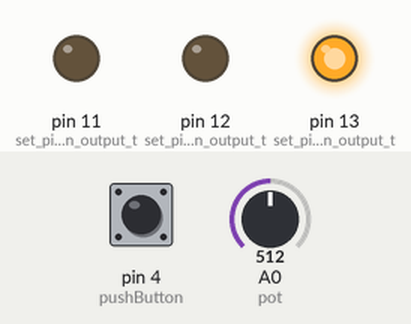
Recording of a sketch running on a simulated Arduino Uno, built with avr-gcc and run on an emulated ATmega328P. Parts: output pins drawn as LEDs (lit = HIGH). The inputs (shaded band) are chosen by the test bench; at power-on: A0 (pot) = 512, pin 4 (pushButton) LOW. What the sketch prints to the serial monitor is not drawn.

Above: at 1.2 s.
1.3 s: A0 (pot) set to 683
2.8 s: A0 (pot) set to 710
At 3.7 s:
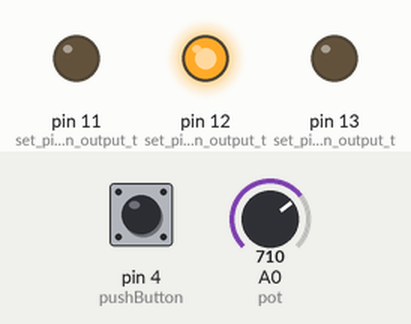
4.3 s: pin 4 (pushButton) pulled HIGH for 0.15 s
At 4.38 s:
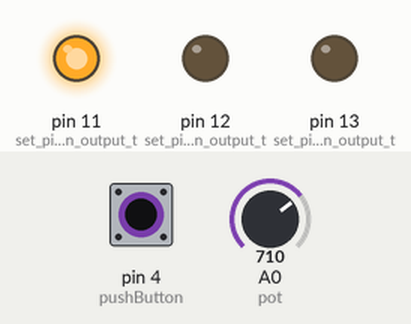
5.9 s: pin 4 (pushButton) pulled HIGH for 3.2 s
At 9.6 s:
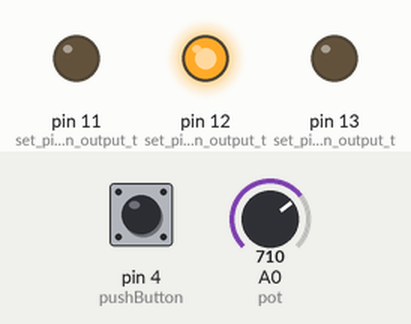
10.6 s: A0 (pot) set to 690
At 11.9 s:
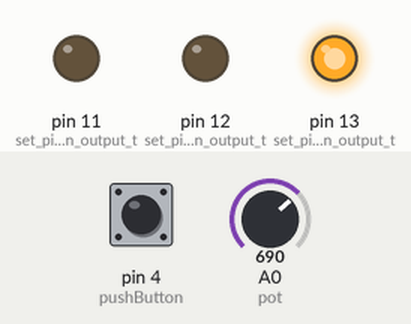
Timing chart, 0 to 13.1 s (numbered marks = the images above; inputs shaded):
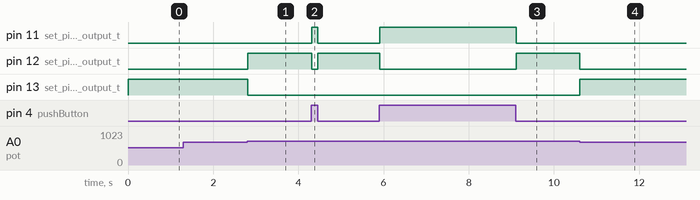

The sketch:

navigator.ino
```cpp
int potPosition;       //this variable will hold a value based on the position of the potentiometer
int pushButton = 4;    //button


// the setup routine runs once when you press reset:
void setup()
{
  Serial.begin(9600);       //start a serial connection with the computer

  pinMode(13, OUTPUT);      //set pin 13 as an output that can be set to HIGH or LOW
  pinMode(12, OUTPUT);      //set pin 12 as an output that can be set to HIGH or LOW
  pinMode(11, OUTPUT);      //set pin 11 as an output that can be set to HIGH or LOW

  pinMode(pushButton, INPUT);   //set pushbutton pin as input
}

void loop() {
  // read the input of the pin:
  int buttonState = digitalRead(pushButton);
  // print out the state of the button:
  Serial.println(buttonState);
  delay(1);

  //read the position of the pot
  potPosition = analogRead(A0);    //set potPosition to a number between 0 and 1023 based on how far the knob is turned
  Serial.println(potPosition);     //print the value of potPosition in the serial monitor on the computer

  //turn the LED on based on the pot value when the button is pressed
  if (buttonState == HIGH) {
    if (potPosition >= 0 && potPosition <= 300) {
      digitalWrite(13, HIGH);           // Turn on the LED1
      digitalWrite(12, LOW);            // Turn off the LED2
      digitalWrite(11, LOW);            // Turn off the LED3
    }
    else if (potPosition > 300 && potPosition <= 700) {
      digitalWrite(13, LOW);            // Turn off the LED1
      digitalWrite(12, HIGH);           // Turn on the LED2
      digitalWrite(11, LOW);            // Turn off the LED3
    }
    else {
      digitalWrite(13, LOW);            // Turn off the LED1
      digitalWrite(12, LOW);            // Turn off the LED2
      digitalWrite(11, HIGH);           // Turn on the LED3
    }
  }
  else if (buttonState == LOW) {
    if (potPosition >= 0 && potPosition <= 300) {
      digitalWrite(13, LOW);            // Turn off the LED1
      digitalWrite(12, LOW);            // Turn off the LED2
      digitalWrite(11, HIGH);           // Turn on the LED3
    }
    else if (potPosition > 300 && potPosition <= 700) {
      digitalWrite(13, HIGH);           // Turn on the LED1
      digitalWrite(12, LOW);            // Turn off the LED2
      digitalWrite(11, LOW);            // Turn off the LED3
    }
    else {
      digitalWrite(13, LOW);            // Turn off the LED1
      digitalWrite(12, HIGH);           // Turn on the LED2
      digitalWrite(11, LOW);            // Turn off the LED3
    }
  }
}
```

Measured:
- the behaviour switches between 700 and 701 on A0 (pot) (found by bisection; images 0 and 1)
- after the input at 2.8 s, pin 12 (set_pin_12_as_an_output_t): LOW → HIGH at once; pin 13 (set_pin_13_as_an_output_t): HIGH → LOW at once
- after the input at 4.3 s, pin 11 (set_pin_11_as_an_output_t): LOW → HIGH at once, → LOW 0.15 s later; pin 12 (set_pin_12_as_an_output_t): HIGH → LOW at once, → HIGH 0.15 s later
- after the input at 5.9 s, pin 11 (set_pin_11_as_an_output_t): LOW → HIGH at once, → LOW 3.2 s later; pin 12 (set_pin_12_as_an_output_t): HIGH → LOW at once, → HIGH 3.2 s later
- after the input at 10.6 s, pin 12 (set_pin_12_as_an_output_t): HIGH → LOW at once; pin 13 (set_pin_13_as_an_output_t): LOW → HIGH at once
